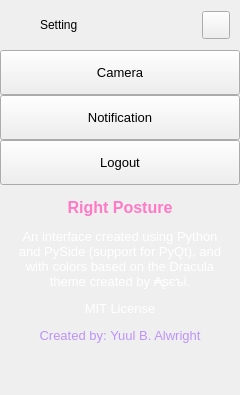
        <widget class="QFrame" name="extraLeftBox">
         <property name="minimumSize">
          <size>
           <width>0</width>
           <height>0</height>
          </size>
         </property>
         <property name="maximumSize">
          <size>
           <width>0</width>
           <height>16777215</height>
          </size>
         </property>
         <property name="frameShape">
          <enum>QFrame::NoFrame</enum>
         </property>
         <property name="frameShadow">
          <enum>QFrame::Raised</enum>
         </property>
         <layout class="QVBoxLayout" name="extraColumLayout">
          <property name="spacing">
           <number>0</number>
          </property>
          <property name="leftMargin">
           <number>0</number>
          </property>
          <property name="topMargin">
           <number>0</number>
          </property>
          <property name="rightMargin">
           <number>0</number>
          </property>
          <property name="bottomMargin">
           <number>0</number>
          </property>
          <item>
           <widget class="QFrame" name="extraTopBg">
            <property name="minimumSize">
             <size>
              <width>0</width>
              <height>50</height>
             </size>
            </property>
            <property name="maximumSize">
             <size>
              <width>16777215</width>
              <height>50</height>
             </size>
            </property>
            <property name="frameShape">
             <enum>QFrame::NoFrame</enum>
            </property>
            <property name="frameShadow">
             <enum>QFrame::Raised</enum>
            </property>
            <layout class="QVBoxLayout" name="verticalLayout_5">
             <property name="spacing">
              <number>0</number>
             </property>
             <property name="leftMargin">
              <number>0</number>
             </property>
             <property name="topMargin">
              <number>0</number>
             </property>
             <property name="rightMargin">
              <number>0</number>
             </property>
             <property name="bottomMargin">
              <number>0</number>
             </property>
             <item>
              <layout class="QGridLayout" name="extraTopLayout">
               <property name="leftMargin">
                <number>10</number>
               </property>
               <property name="rightMargin">
                <number>10</number>
               </property>
               <property name="horizontalSpacing">
                <number>10</number>
               </property>
               <property name="verticalSpacing">
                <number>0</number>
               </property>
               <item row="0" column="0">
                <widget class="QFrame" name="extraIcon">
                 <property name="minimumSize">
                  <size>
                   <width>20</width>
                   <height>0</height>
                  </size>
                 </property>
                 <property name="maximumSize">
                  <size>
                   <width>20</width>
                   <height>20</height>
                  </size>
                 </property>
                 <property name="frameShape">
                  <enum>QFrame::NoFrame</enum>
                 </property>
                 <property name="frameShadow">
                  <enum>QFrame::Raised</enum>
                 </property>
                </widget>
               </item>
               <item row="0" column="1">
                <widget class="QLabel" name="extraLabel">
                 <property name="minimumSize">
                  <size>
                   <width>150</width>
                   <height>0</height>
                  </size>
                 </property>
                 <property name="text">
                  <string>Setting</string>
                 </property>
                </widget>
               </item>
               <item row="0" column="2">
                <widget class="QPushButton" name="extraCloseColumnBtn">
                 <property name="minimumSize">
                  <size>
                   <width>28</width>
                   <height>28</height>
                  </size>
                 </property>
                 <property name="maximumSize">
                  <size>
                   <width>28</width>
                   <height>28</height>
                  </size>
                 </property>
                 <property name="cursor">
                  <cursorShape>PointingHandCursor</cursorShape>
                 </property>
                 <property name="toolTip">
                  <string>Close left box</string>
                 </property>
                 <property name="text">
                  <string/>
                 </property>
                 <property name="icon">
                  <iconset resource="resources.qrc">
                   <normaloff>:/icons/images/icons/icon_close.png</normaloff>:/icons/images/icons/icon_close.png</iconset>
                 </property>
                 <property name="iconSize">
                  <size>
                   <width>20</width>
                   <height>20</height>
                  </size>
                 </property>
                </widget>
               </item>
              </layout>
             </item>
            </layout>
           </widget>
          </item>
          <item>
           <widget class="QFrame" name="extraContent">
            <property name="frameShape">
             <enum>QFrame::NoFrame</enum>
            </property>
            <property name="frameShadow">
             <enum>QFrame::Raised</enum>
            </property>
            <layout class="QVBoxLayout" name="verticalLayout_12">
             <property name="spacing">
              <number>0</number>
             </property>
             <property name="leftMargin">
              <number>0</number>
             </property>
             <property name="topMargin">
              <number>0</number>
             </property>
             <property name="rightMargin">
              <number>0</number>
             </property>
             <property name="bottomMargin">
              <number>0</number>
             </property>
             <item alignment="Qt::AlignTop">
              <widget class="QFrame" name="extraTopMenu">
               <property name="frameShape">
                <enum>QFrame::NoFrame</enum>
               </property>
               <property name="frameShadow">
                <enum>QFrame::Raised</enum>
               </property>
               <layout class="QVBoxLayout" name="verticalLayout_11">
                <property name="spacing">
                 <number>0</number>
                </property>
                <property name="leftMargin">
                 <number>0</number>
                </property>
                <property name="topMargin">
                 <number>0</number>
                </property>
                <property name="rightMargin">
                 <number>0</number>
                </property>
                <property name="bottomMargin">
                 <number>0</number>
                </property>
                <item>
                 <widget class="QPushButton" name="btn_Camera">
                  <property name="sizePolicy">
                   <sizepolicy hsizetype="Expanding" vsizetype="Fixed">
                    <horstretch>0</horstretch>
                    <verstretch>0</verstretch>
                   </sizepolicy>
                  </property>
                  <property name="minimumSize">
                   <size>
                    <width>0</width>
                    <height>45</height>
                   </size>
                  </property>
                  <property name="font">
                   <font>
                    <pointsize>10</pointsize>
                    <italic>false</italic>
                    <bold>false</bold>
                   </font>
                  </property>
                  <property name="cursor">
                   <cursorShape>PointingHandCursor</cursorShape>
                  </property>
                  <property name="layoutDirection">
                   <enum>Qt::LeftToRight</enum>
                  </property>
                  <property name="styleSheet">
                   <string notr="true">background-image: url(:/icons/images/icons/cil-camera.png);</string>
                  </property>
                  <property name="text">
                   <string>Camera</string>
                  </property>
                 </widget>
                </item>
                <item>
                 <widget class="QPushButton" name="btn_Notification">
                  <property name="sizePolicy">
                   <sizepolicy hsizetype="Expanding" vsizetype="Fixed">
                    <horstretch>0</horstretch>
                    <verstretch>0</verstretch>
                   </sizepolicy>
                  </property>
                  <property name="minimumSize">
                   <size>
                    <width>0</width>
                    <height>45</height>
                   </size>
                  </property>
                  <property name="font">
                   <font>
                    <pointsize>10</pointsize>
                    <italic>false</italic>
                    <bold>false</bold>
                   </font>
                  </property>
                  <property name="cursor">
                   <cursorShape>PointingHandCursor</cursorShape>
                  </property>
                  <property name="layoutDirection">
                   <enum>Qt::LeftToRight</enum>
                  </property>
                  <property name="styleSheet">
                   <string notr="true">background-image: url(:/icons/images/icons/cil-bell.png);</string>
                  </property>
                  <property name="text">
                   <string>Notification</string>
                  </property>
                 </widget>
                </item>
                <item>
                 <widget class="QPushButton" name="btn_Logout">
                  <property name="sizePolicy">
                   <sizepolicy hsizetype="Expanding" vsizetype="Fixed">
                    <horstretch>0</horstretch>
                    <verstretch>0</verstretch>
                   </sizepolicy>
                  </property>
                  <property name="minimumSize">
                   <size>
                    <width>0</width>
                    <height>45</height>
                   </size>
                  </property>
                  <property name="font">
                   <font>
                    <pointsize>10</pointsize>
                    <italic>false</italic>
                    <bold>false</bold>
                   </font>
                  </property>
                  <property name="cursor">
                   <cursorShape>PointingHandCursor</cursorShape>
                  </property>
                  <property name="layoutDirection">
                   <enum>Qt::LeftToRight</enum>
                  </property>
                  <property name="styleSheet">
                   <string notr="true">background-image: url(:/icons/images/icons/cil-account-logout.png);</string>
                  </property>
                  <property name="text">
                   <string>Logout</string>
                  </property>
                 </widget>
                </item>
               </layout>
              </widget>
             </item>
             <item>
              <widget class="QFrame" name="extraCenter">
               <property name="frameShape">
                <enum>QFrame::NoFrame</enum>
               </property>
               <property name="frameShadow">
                <enum>QFrame::Raised</enum>
               </property>
               <layout class="QVBoxLayout" name="verticalLayout_10">
                <item>
                 <widget class="QTextEdit" name="textEdit">
                  <property name="minimumSize">
                   <size>
                    <width>222</width>
                    <height>0</height>
                   </size>
                  </property>
                  <property name="styleSheet">
                   <string notr="true">background: transparent;</string>
                  </property>
                  <property name="frameShape">
                   <enum>QFrame::NoFrame</enum>
                  </property>
                  <property name="readOnly">
                   <bool>true</bool>
                  </property>
                  <property name="html">
                   <string>&lt;!DOCTYPE HTML PUBLIC &quot;-//W3C//DTD HTML 4.0//EN&quot; &quot;http://www.w3.org/TR/REC-html40/strict.dtd&quot;&gt;
&lt;html&gt;&lt;head&gt;&lt;meta name=&quot;qrichtext&quot; content=&quot;1&quot; /&gt;&lt;meta charset=&quot;utf-8&quot; /&gt;&lt;style type=&quot;text/css&quot;&gt;
p, li { white-space: pre-wrap; }
&lt;/style&gt;&lt;/head&gt;&lt;body style=&quot; font-family:'Segoe UI'; font-size:10pt; font-weight:400; font-style:normal;&quot;&gt;
&lt;p align=&quot;center&quot; style=&quot; margin-top:12px; margin-bottom:12px; margin-left:0px; margin-right:0px; -qt-block-indent:0; text-indent:0px;&quot;&gt;&lt;span style=&quot; font-size:12pt; font-weight:600; color:#ff79c6;&quot;&gt;Right Posture&lt;/span&gt;&lt;/p&gt;
&lt;p align=&quot;center&quot; style=&quot; margin-top:12px; margin-bottom:12px; margin-left:0px; margin-right:0px; -qt-block-indent:0; text-indent:0px;&quot;&gt;&lt;span style=&quot; color:#ffffff;&quot;&gt;An interface created using Python and PySide (support for PyQt), and with colors based on the Dracula theme created by ₳ʂєъί.&lt;/span&gt;&lt;/p&gt;
&lt;p align=&quot;center&quot; style=&quot; margin-top:12px; margin-bottom:12px; margin-left:0px; margin-right:0px; -qt-block-indent:0; text-indent:0px;&quot;&gt;&lt;span style=&quot; color:#ffffff;&quot;&gt;MIT License&lt;/span&gt;&lt;/p&gt;
&lt;p align=&quot;center&quot; style=&quot; margin-top:12px; margin-bottom:12px; margin-left:0px; margin-right:0px; -qt-block-indent:0; text-indent:0px;&quot;&gt;&lt;span style=&quot; color:#bd93f9;&quot;&gt;Created by: &lt;/span&gt;&lt;span style=&quot; font-family:'JetBrains Mono','monospace'; font-size:9.8pt; color:#bd93f9;&quot;&gt;Yuul B. Alwright&lt;/span&gt;&lt;/p&gt;&lt;/body&gt;&lt;/html&gt;</string>
                  </property>
                 </widget>
                </item>
               </layout>
              </widget>
             </item>
             <item>
              <widget class="QFrame" name="extraBottom">
               <property name="frameShape">
                <enum>QFrame::NoFrame</enum>
               </property>
               <property name="frameShadow">
                <enum>QFrame::Raised</enum>
               </property>
              </widget>
             </item>
            </layout>
           </widget>
          </item>
         </layout>
        </widget>
